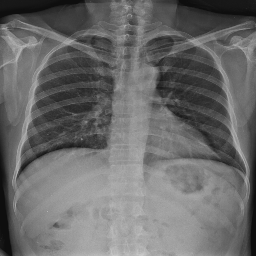
#> input picture images/test1.png, 256 x 256 px
$ python -i preprocessing.py   (imports and definitions only)
#> lines starting #> are read from the running program, lines starting #| are printed output that depends on the picture
#> further down, picture is the input picture: shape (256, 256, 3); min 14, max 202, mean 106.8
import cv2
import numpy as np

# Contrast Limited Adaptive Histogram Equalization (CLAHE)
def clahe_lab(img):
    # Median blurring
    img = cv2.medianBlur(img, 3)

    # Convert image to LAB color space
    lab = cv2.cvtColor(img, cv2.COLOR_BGR2LAB)
#> lab: shape (256, 256, 3); mean of channels 0, 1, 2 113.4, 128, 128

    # Split each channel
    l, a, b = cv2.split(lab)
#> a: shape (256, 256); every value is 128

    # Apply CLAHE to l channel
    clahe = cv2.createCLAHE(clipLimit=2.0, tileGridSize=(16, 16))
    l = clahe.apply(l)
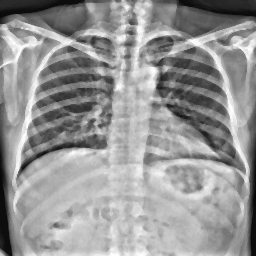
#> l: shape (256, 256); min 7, max 255, mean 150.2

    # Merge back to LAB
    lab = cv2.merge((l, a, b))
#> lab: shape (256, 256, 3); mean of channels 0, 1, 2 150.2, 128, 128

    # Convert back to BGR
    img = cv2.cvtColor(lab, cv2.COLOR_LAB2BGR)

    return img

# CLAHE
# [44 lines left out: functions clahe, bcet, not called in this run]

>>> import cv2
>>> picture = cv2.imread('../images/test1.png')
>>> result = clahe_lab(picture)

$ run again, on images/test2.png
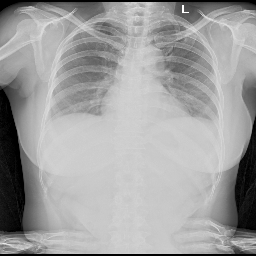
#> input picture images/test2.png, 256 x 256 px
#> picture is the input picture: shape (256, 256, 3); min 0, max 255, mean 159.9
#> a: shape (256, 256); every value is 128
#> in clahe_lab, `l = clahe.apply(l)`:
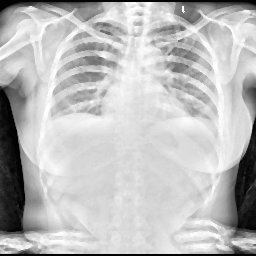
#> l: shape (256, 256); min 2, max 255, mean 188.4

$ run again, on images/test3.png
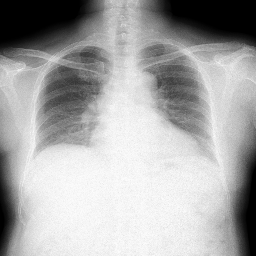
#> input picture images/test3.png, 256 x 256 px
#> picture is the input picture: shape (256, 256, 3); min 0, max 253, mean 167.5
#> a: shape (256, 256); every value is 128
#> in clahe_lab, `l = clahe.apply(l)`:
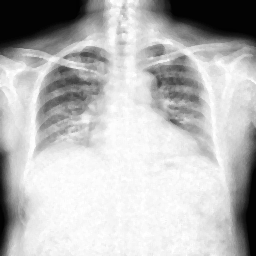
#> l: shape (256, 256); min 2, max 255, mean 185
